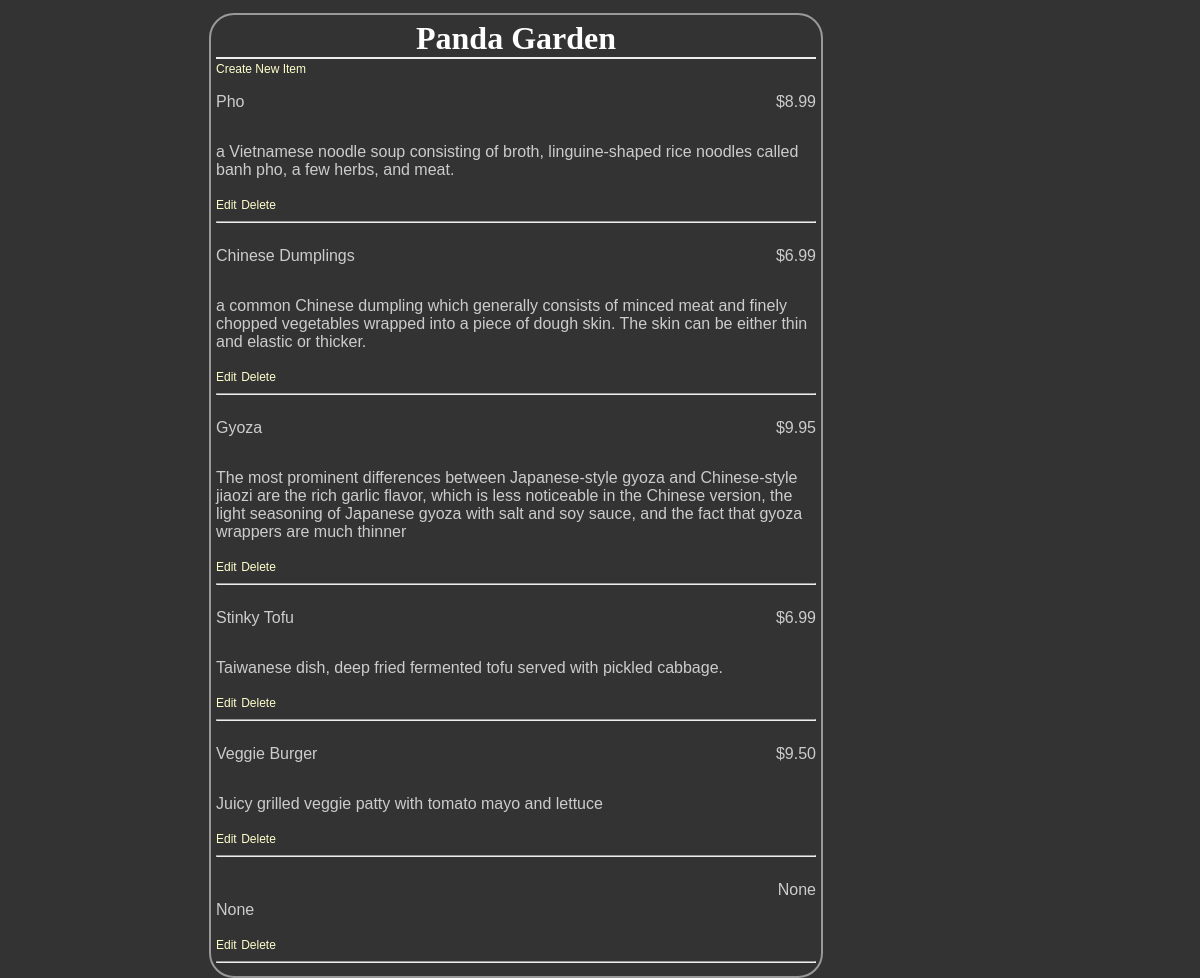
/restaurant/3/, run on the app's committed database.
### database_setup.py (models this page shows)
class Restaurant(Base):
    __tablename__ = 'restaurant'
    name = Column(String(80), nullable = False)
    id = Column(Integer, primary_key = True)

class MenuItem(Base):
    __tablename__ = 'menu_item'
    name = Column(String(80), nullable = False)
    id = Column(Integer, primary_key = True)
    course = Column(String(250))
    description = Column(String(250))
    price = Column(String(8))
    restaurant_id = Column(
        Integer, ForeignKey('restaurant.id')
    )
    restaurant = relationship(Restaurant)

### project.py (the view)
@app.route("/restaurant/<int:restaurant_id>/")
def restaurantMenu(restaurant_id):
    DBSession = sessionmaker(bind=engine)
    session = DBSession()
    restaurant = session.query(Restaurant).filter_by(id = restaurant_id).one()
    items = session.query(MenuItem).filter_by(restaurant_id = restaurant_id)
    return render_template('menu.html', restaurant = restaurant, items = items)

### templates/menu.html (shortened to what this page needs)
<!DOCTYPE html>
<html lang="en">
<head>
    <link rel=stylesheet type=text/css href="{{ url_for('static', filename='main.css') }}">
</head>
<body>
    <div class = 'pane'>
		<div class = 'header'>
			<h1>{{ restaurant.name }}</h1>
		</div>
		<a href = '{{url_for('newMenuItem', restaurant_id = restaurant.id) }}'>Create New Item</a>
		{% for i in items %}
			<div class = 'nameAndPrice'>
				<span class = 'name'><p>{{i.name}}</p></span>
				<span class = 'price'>
					<p>{{i.price}} </p>
				</span>
			</div>
			<div class = 'description'>
				<p>{{i.description}}</p>
			</div>
			<div class = "editdeletepane">
				<a href='{{url_for('editMenuItem',restaurant_id = restaurant.id, menu_id=i.id)}}' >Edit</a>
				<a href='{{url_for('deleteMenuItem', restaurant_id = restaurant.id, menu_id=i.id)}}' >
				Delete</a>
			</div>
			<hr>
		{% endfor %}
	</div>
</body>
</html>

### static/main.css (style rules this page uses)
body { font-family: sans-serif; background-color: #333333 }
h1, h2, h3, h4 { color: #ffffff; }
h1, h2 { font-family: 'georgia', serif; margin: 0; }
h1 { border-bottom: 2px solid #eee; }
p, dd, dt { color: #cccccc; }
a { text-decoration: none; color: #ffffcc; font-size: .75em; }
.pane { position: absolute; width: 50%; left: 17%; border: 2px solid; border-radius: 25px; padding: 5px; margin: 5px; border-color: #999999; background-color: #333333 }
.header { left:70%; text-align: center; }
.name { width: 50%; display: inline-block; }
.price { text-align: right; width: 50%; float: right; }

### data on the page
Restaurant: name "Panda Garden"
MenuItem: name "Pho", price "$8.99", description "a Vietnamese noodle soup consisting of broth, linguine-shaped rice noodles called banh pho, a few herbs, and meat."
MenuItem: name "Chinese Dumplings", price "$6.99", description "a common Chinese dumpling which generally consists of minced meat and finely chopped vegetables wrapped into a piece of dough skin. The skin can be either thin and elastic or thicker."
MenuItem: name "Gyoza", price "$9.95", description "The most prominent differences between Japanese-style gyoza and Chinese-style jiaozi are the rich garlic flavor, which is less noticeable in the Chinese version, the light seasoning of Japanese gyoza with salt and soy sauce, and the fact that gyoza wrappers are much thinner"
MenuItem: name "Stinky Tofu", price "$6.99", description "Taiwanese dish, deep fried fermented tofu served with pickled cabbage."
MenuItem: name "Veggie Burger", price "$9.50", description "Juicy grilled veggie patty with tomato mayo and lettuce"
MenuItem: price "None", description "None"
